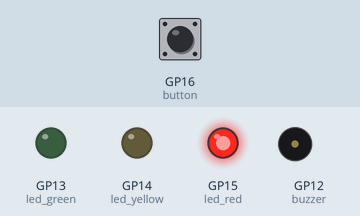
A program run on a simulated Raspberry Pi Pico running MicroPython. On the bench: output pins drawn as LEDs (lit = HIGH), buzzer (waves = sounding, pin HIGH). Wiring (from the project's diagram.json): buzzer on GP12, green LED on GP13, yellow LED on GP14, red LED on GP15, green button on GP16. The test bench sets the inputs (shaded band); at power-on: GP16 (button) LOW.

Above: at 1.3 s.
1.4 s: GP16 (button) pulled HIGH for 1.8 s
At 1.7 s:
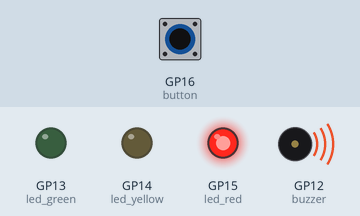
4.9 s: GP16 (button) pulled HIGH for 3.2 s
At 6.0 s:
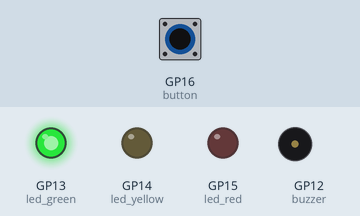
Timing chart, 0 to 15.6 s (numbered marks = the images above; inputs shaded):
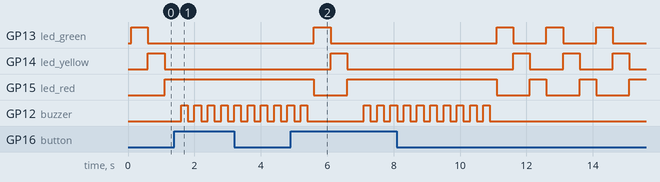

The program:

main.py
```python
from machine import Pin
import time

time.sleep(0.1)

#Kun pull_down = 1 ja normaalitilassa = 0
button = Pin(16, Pin.IN, Pin.PULL_DOWN)
buzzer = Pin(12, Pin.OUT)
led_green = Pin(13, Pin.OUT)
led_yellow = Pin(14, Pin.OUT)
led_red = Pin(15, Pin.OUT)

leds = [led_green, led_yellow, led_red]


while True:
    if button.value() == 1:
        led_red.value(1)
        for i in range(10):
            buzzer.value(1)
            time.sleep(0.2)
            buzzer.value(0)
            time.sleep(0.2)
        led_red.value(0)


    for led in leds:
        led.value(1)
        time.sleep(0.5)
        led.value(0)
        if button.value == 1:
            break
```

Measured:
- after the input at 1.4 s, GP13 (led_green), GP14 (led_yellow): stops changing and stays LOW; GP15 (led_red): stops changing and stays HIGH; GP12 (buzzer): alternates HIGH for 0.20 s and LOW for 0.20 s, starting after 0.20 s
